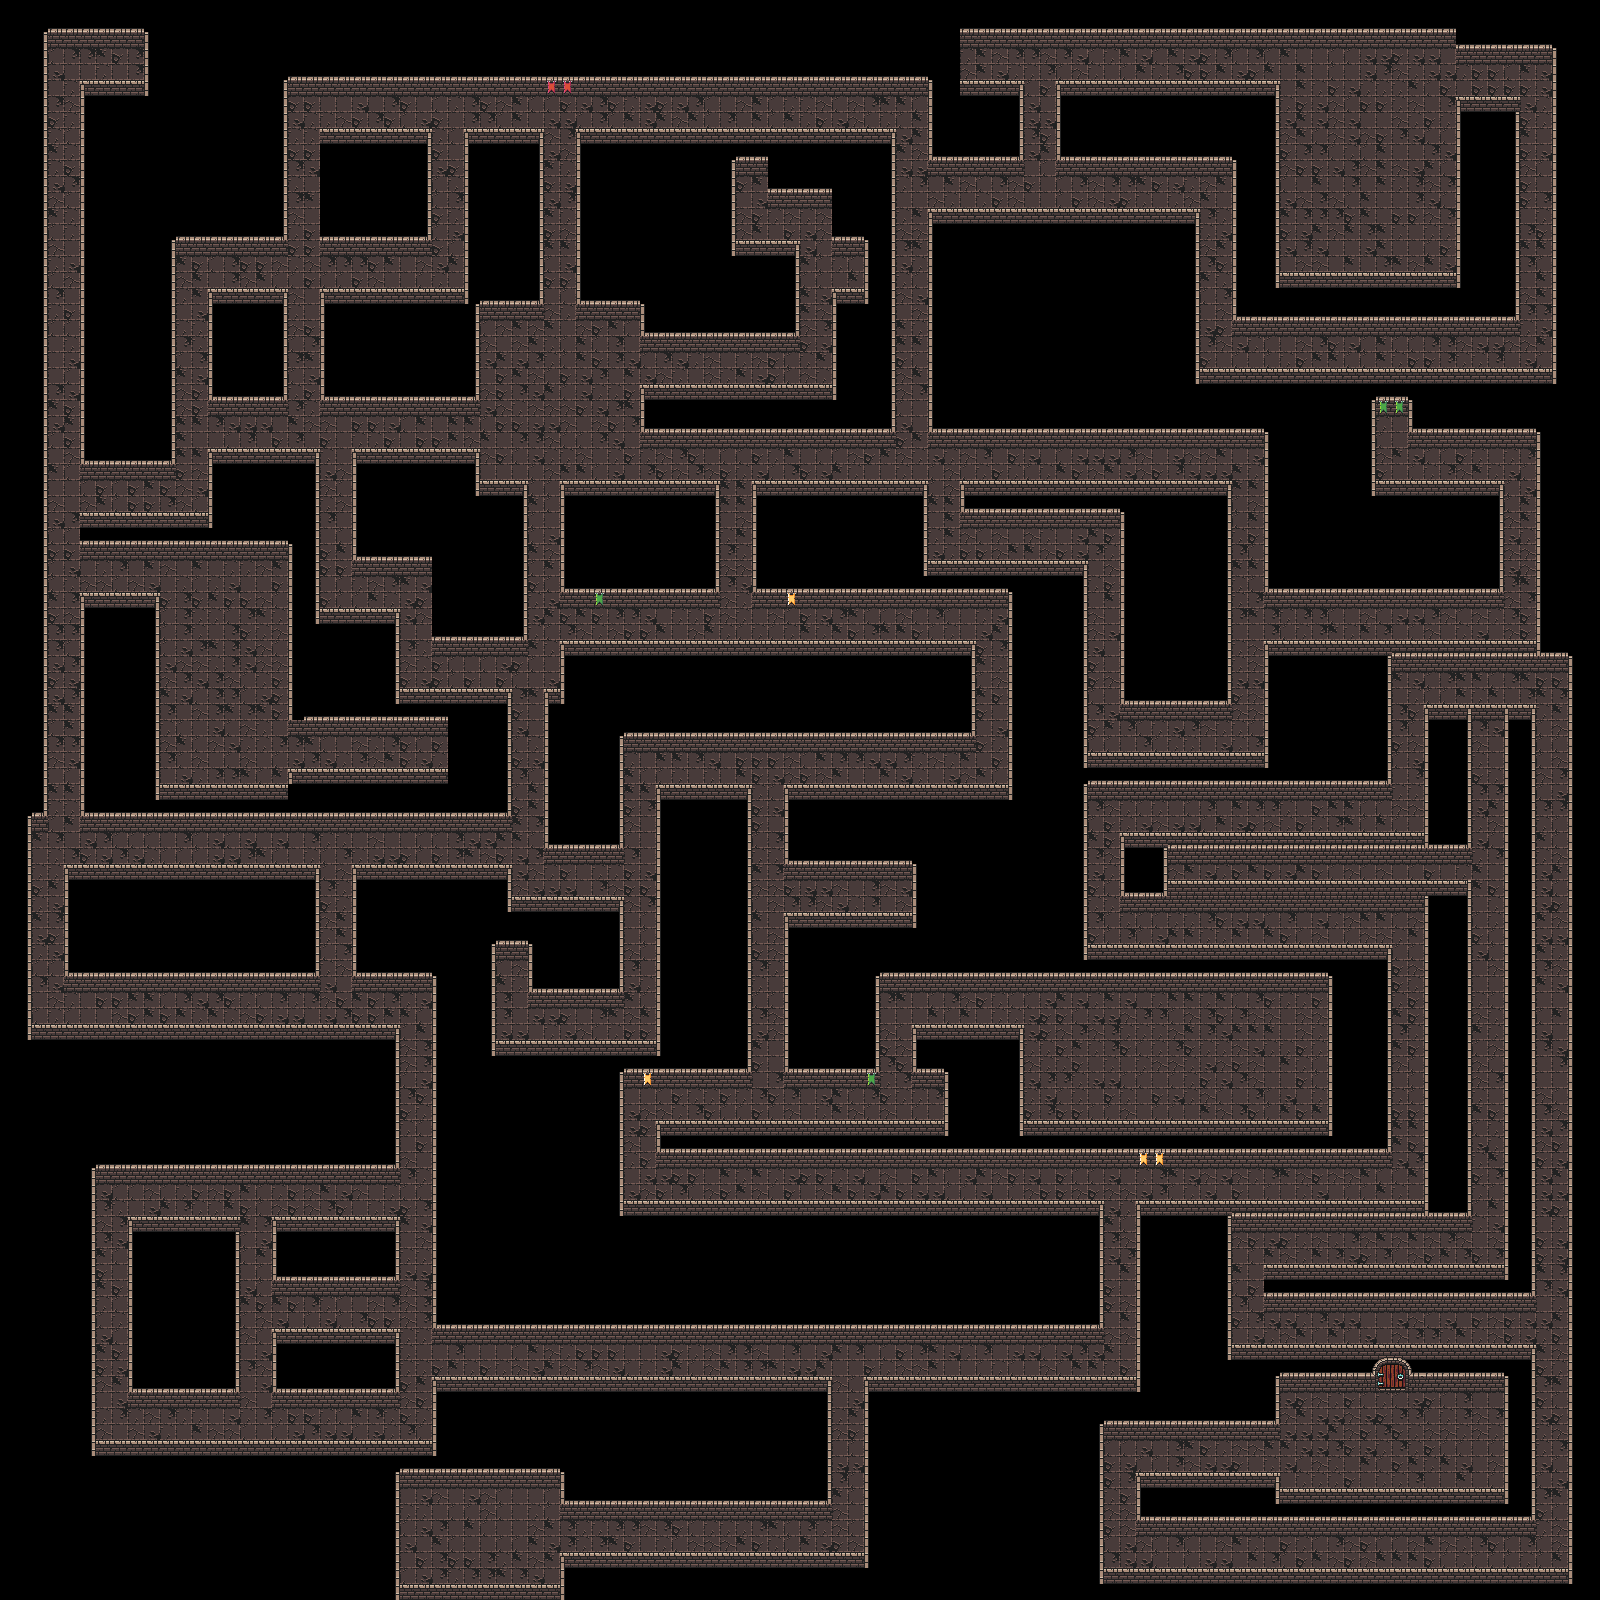

A level layout from a 2D game, rendered from its tile map. Below: a short description, then the map file with tile-grid data replaced by summaries:
An orthogonal 100x100 tile map with 16x16 px tiles, 14 tile layers (floor1, wall, wall lining, wall lining2, ...), 2 tilesets.

<map version="1.10" tiledversion="1.11.2" orientation="orthogonal" renderorder="right-down" width="100" height="100" tilewidth="16" tileheight="16" infinite="0" nextlayerid="31" nextobjectid="1">
 <tileset firstgid="1" source="Dungeons.tsx" />
 <tileset firstgid="1025" source="Walls_tiles.tsx" />
 <group id="7" name="Floor">
  <layer id="13" name="floor1" width="100" height="100">
   <data>[10000 cells, 3173 non-empty, 10 distinct tile ids]</data>
  </layer>
 </group>
 <group id="3" name="Walls">
  <layer id="17" name="wall" width="100" height="100">
   <data>[10000 cells, 774 non-empty, 3 distinct tile ids]</data>
  </layer>
  <layer id="14" name="wall lining" width="100" height="100">
   <data>[10000 cells, 1548 non-empty, 4 distinct tile ids]</data>
  </layer>
  <layer id="21" name="wall lining2" width="100" height="100">
   <data>[10000 cells, 1085 non-empty, 5 distinct tile ids]</data>
  </layer>
  <layer id="16" name="back wall" width="100" height="100">
   <data>[10000 cells, 744 non-empty, 1 distinct tile ids]</data>
  </layer>
 </group>
 <group id="18" name="Endlevel">
  <layer id="19" name="endlevel" width="100" height="100">
   <data>[10000 cells, 12 non-empty, 12 distinct tile ids]</data>
  </layer>
 </group>
 <group id="10" name="Chests">
  <layer id="20" name="chests" width="100" height="100">
   <data>[10000 cells, 0 non-empty, 0 distinct tile ids]</data>
  </layer>
 </group>
 <group id="24" name="Spikes">
  <layer id="25" name="spikes" width="100" height="100">
   <data>[10000 cells, 0 non-empty, 0 distinct tile ids]</data>
  </layer>
  <layer id="30" name="spikes2" width="100" height="100">
   <data>[10000 cells, 0 non-empty, 0 distinct tile ids]</data>
  </layer>
 </group>
 <group id="22" name="levers">
  <layer id="23" name="levers" width="100" height="100">
   <data>[10000 cells, 0 non-empty, 0 distinct tile ids]</data>
  </layer>
  <layer id="26" name="lever3" width="100" height="100">
   <data>[10000 cells, 0 non-empty, 0 distinct tile ids]</data>
  </layer>
  <layer id="28" name="lever4" width="100" height="100">
   <data>[10000 cells, 0 non-empty, 0 distinct tile ids]</data>
  </layer>
  <layer id="27" name="lever1" width="100" height="100">
   <data>[10000 cells, 0 non-empty, 0 distinct tile ids]</data>
  </layer>
  <layer id="29" name="lever2" width="100" height="100">
   <data>[10000 cells, 0 non-empty, 0 distinct tile ids]</data>
  </layer>
 </group>
</map>
